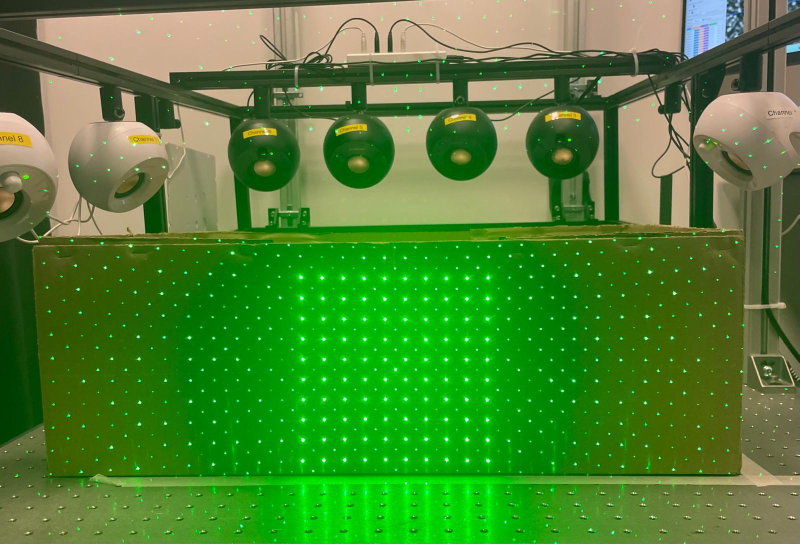
#> input picture assets/cardboard_laser_view.jpg, 1599 x 1088 px (shown at 1/2 size)
$ python -i render.py   (imports and definitions only)
#> lines starting #> are read from the running program, lines starting #| are printed output that depends on the picture
"""Array -> PNG. Only the laser x freq heatmaps need this: 100x1235 cells is ~1.5 MB as
JSON but ~40 KB as a PNG the browser decodes in hardware. Everything smaller ships as JSON.

Two palettes, because the quantities differ in kind. Magnitude is one-sided, so it gets
viz/render.py's sequential blue (shared with viz, so both dashboards read as one product).
Phase, real, imag and shifts are SIGNED -- on a sequential ramp zero lands mid-palette and
the sign is unreadable, so they get a diverging ramp with a neutral middle, scaled
symmetrically about zero.
"""

import io

import cv2
import numpy as np
from PIL import Image

SEQ = ["#ffffff", "#eaf2fd", "#cde2fb", "#b7d3f6", "#9ec5f4", "#86b6ef", "#6da7ec",
       "#5598e7", "#3987e5", "#2a78d6", "#256abf", "#1c5cab", "#184f95",
       "#104281", "#0d366b"]

DIV = ["#8c3b12", "#b8571f", "#d98635", "#eeb277", "#f7dcc0", "#f5f5f3", "#cfe0f2",
       "#93bce4", "#5595d4", "#2a70bb", "#124b8e"]


def _lut(hexes, n=256):
    stops = np.array([[int(h.lstrip("#")[i:i + 2], 16) for i in (0, 2, 4)] for h in hexes])
    xi, x = np.linspace(0, 1, n), np.linspace(0, 1, len(stops))
    return np.stack([np.interp(xi, x, stops[:, c]) for c in range(3)], -1).astype(np.uint8)


LUTS = {"seq": _lut(SEQ), "div": _lut(DIV)}


# [59 lines left out: functions heat, mask_png, masks_overlay, not called in this run]


SEG_HEX = "28dc64"     # SEG below as hex: the colour of an UNSAVED sample's objects


# [30 lines left out: functions shades, objmasks_png, not called in this run]


def _jpeg(im, quality=78):
    b = io.BytesIO()
    im.save(b, "JPEG", quality=quality)
    return b.getvalue()


SEG = (40, 220, 100)   # the segmentation colour; app.js/style.css --seg must match


def thumb(path, masks=(), seg=False, box=(160, 120), sel=-1, colors=None):
    """A small JPEG for the step-1 pickers and THE sample photo (gallery, viewer, sidebar).

    Each mask's outline is traced in SEG, or in colors[i] (hex) when given -- a saved
    probe's sample is drawn in its probe colour. seg=True is the segmentation view: the photo goes
    gray so the objects stand out, and their region is also filled with SEG (the
    centre-of-mass X's are drawn over it client-side). masks is the combined smask, or one
    per object; sel >= 0 fades every object's outline/fill but that one's (the viewer's
    selected table row), the photo itself untouched.
    """
#> called with path = '../assets/cardboard_laser_view.jpg', masks = (), seg = False, box = (160, 120), sel = -1
    im = Image.open(path).convert("RGB")
#> im is the input picture: PIL image 1599x1088 RGB; mean R, G, B 75.9, 132, 48.4
    im.thumbnail(box)
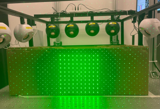
#> im: PIL image 160x109 RGB; mean R, G, B 76, 132.1, 48.6
    arr = np.array(im)
    if seg:                    # gray, and flattened toward mid-gray
        g = arr @ np.array([0.299, 0.587, 0.114])
        arr = np.repeat((0.55 * g + 0.45 * 150)[..., None], 3, axis=2).astype(np.uint8)
    for i, mask in enumerate(masks):
        # Resize the mask to the THUMBNAIL's resolution (NEAREST: a small object is only a
        # handful of pixels here, and a smooth resample shrinks it toward nothing) and
        # draw at that scale -- a contour traced at full res and then shrunk gets lost.
        m = np.asarray(Image.fromarray((np.asarray(mask) > 0.5).astype(np.uint8) * 255)
                       .resize(im.size, Image.NEAREST)) > 127
        if not m.any():
            continue
        top = arr.copy()
        col = SEG if not colors else tuple(int(colors[i % len(colors)].lstrip("#")[k:k + 2], 16)
                                           for k in (0, 2, 4))
        if seg:
            top[m] = (0.35 * np.array(col) + 0.65 * top[m]).astype(np.uint8)
        contours, _ = cv2.findContours(m.astype(np.uint8), cv2.RETR_EXTERNAL, cv2.CHAIN_APPROX_SIMPLE)
        cv2.drawContours(top, contours, -1, col, 2)
        a = 1.0 if sel < 0 or i == sel else 0.2
        arr = top if a == 1 else (a * top + (1 - a) * arr).astype(np.uint8)
    return _jpeg(Image.fromarray(arr))


# [11 lines left out: function scene, not called in this run]

>>> result = thumb('../assets/cardboard_laser_view.jpg')

$ run again, on assets/gastro_laser_view.jpg
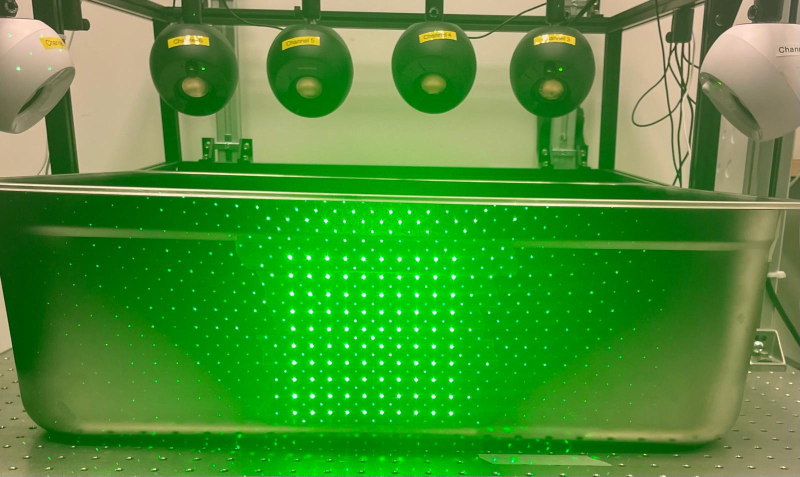
#> input picture assets/gastro_laser_view.jpg, 1600 x 953 px (shown at 1/2 size)
#> in thumb, im is the input picture: PIL image 1600x953 RGB; mean R, G, B 73.1, 145.2, 51
#> in thumb, `im.thumbnail(box)`:
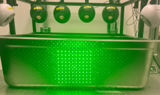
#> im: PIL image 160x95 RGB; mean R, G, B 73.2, 145.2, 51.2

$ run again, on assets/plastic_laser_view.jpg
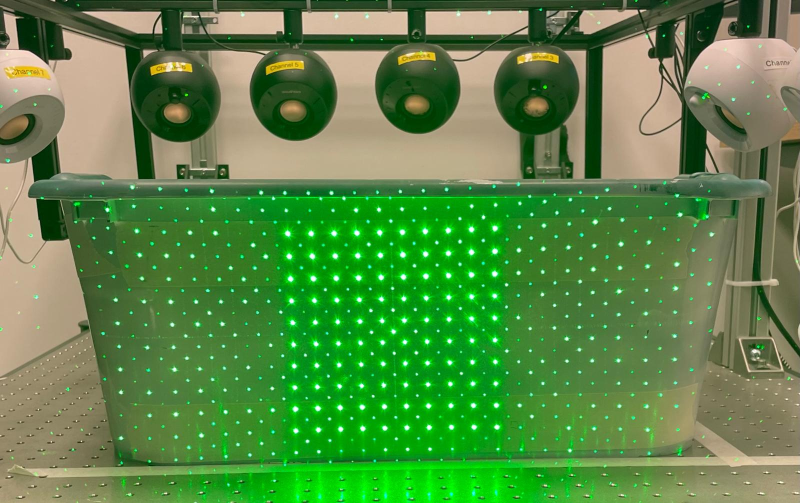
#> input picture assets/plastic_laser_view.jpg, 1600 x 1006 px (shown at 1/2 size)
#> in thumb, im is the input picture: PIL image 1600x1006 RGB; mean R, G, B 88.8, 135.5, 69.7
#> in thumb, `im.thumbnail(box)`:
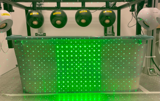
#> im: PIL image 160x101 RGB; mean R, G, B 88.8, 135.5, 69.7
